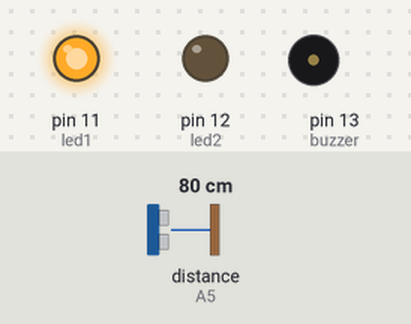
This sketch was run on a simulated Arduino Uno, built with avr-gcc and run on an emulated ATmega328P. On the bench: output pins drawn as LEDs (lit = HIGH), buzzer (waves = sounding, pin HIGH). Wiring (inferred from the names in the program): ultrasonic range finder: trigger pin 10; echo A5. The test bench sets the inputs (shaded band); at power-on: distance to the obstacle (sensor on A5) 80 cm. The echo pulse lasts 58.3 µs per cm; pins used as bus, display or sensor lines are not drawn.

Above: at 1.2 s.
1.3 s: distance to the obstacle (sensor on A5) set to 34 cm
2.8 s: distance to the obstacle (sensor on A5) set to 28 cm
At 3.9 s:
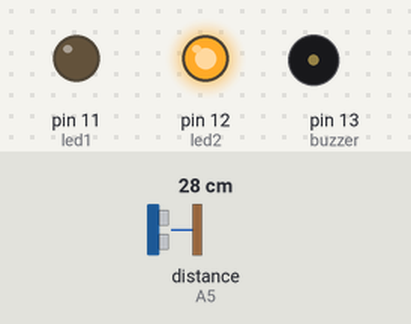
4.3 s: distance to the obstacle (sensor on A5) set to 17 cm
5.8 s: distance to the obstacle (sensor on A5) set to 14 cm
At 6.2 s:
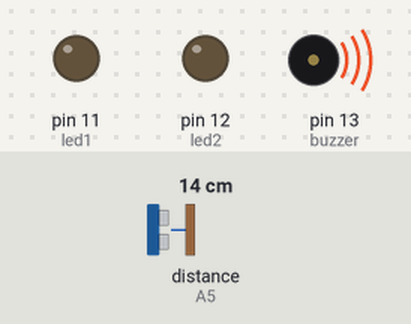
7.3 s: distance to the obstacle (sensor on A5) set to 18 cm
At 8.5 s:
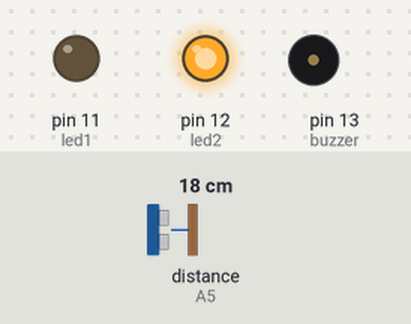
8.8 s: distance to the obstacle (sensor on A5) set to 2 cm
At 9.6 s:
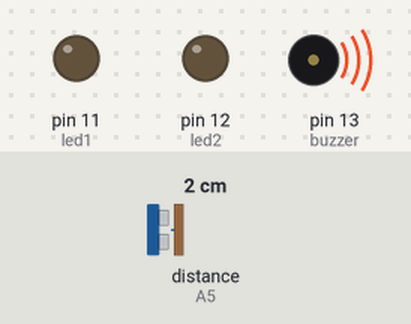
Timing chart, 0 to 11.3 s (numbered marks = the images above; inputs shaded):
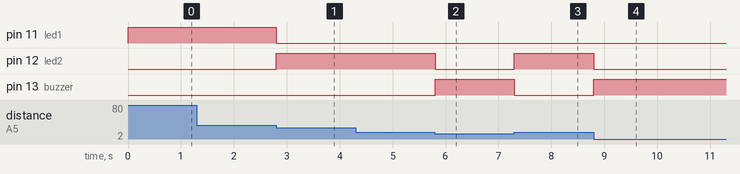

Measured:
- the behaviour switches between 31 and 30 cm on distance to the obstacle (sensor on A5) (found by bisection; images 0 and 1)
- the behaviour switches between 16 and 15 cm on distance to the obstacle (sensor on A5) (found by bisection; images 1 and 2)
- after the input at 1.3 s, every drawn part: stays the same
- after the input at 2.8 s, pin 11 (led1): HIGH → LOW at once; pin 12 (led2): LOW → HIGH at once
- after the input at 4.3 s, every drawn part: stays the same
- after the input at 5.8 s, pin 12 (led2): HIGH → LOW at once; pin 13 (buzzer): LOW → HIGH at once
- after the input at 7.3 s, pin 12 (led2): LOW → HIGH at once; pin 13 (buzzer): HIGH → LOW at once
- after the input at 8.8 s, pin 12 (led2): HIGH → LOW at once; pin 13 (buzzer): LOW → HIGH at once

The sketch:

uzakl_k.ino
```cpp
#define trigpin 10 //Trigpini 10. çıkış olarak ayarlandı.
#define echopin A5 //Echopini A5 giriş olarak ayarlandı.
#define led1 11 //1.LED 11. çıkış olarak ayarlandı.
#define led2 12 //2.LED 12. çıkış olarak ayarlandı.
#define buzzer 13 //Buzzer 13. çıkış olarak ayarlandı.

void setup() {
  pinMode(trigpin,OUTPUT); // Çıkış ve girişler
  pinMode(echopin,INPUT);
  pinMode(led1,OUTPUT);
  pinMode(led2,OUTPUT);
  pinMode(buzzer,OUTPUT);
}

void loop() {
  digitalWrite(trigpin,HIGH); //Trigpininden ses gönderildi
  delayMicroseconds(1000);
  digitalWrite(trigpin,LOW);
  int sure = pulseIn(echopin,HIGH); //Kronometre sure tuttu
  int mesafe = (sure/2)/ 29.1; // Ses iki kere gidip geldiğininden ikiye bölündü ve 29.1 çarpıldı

  if (mesafe > 30) { // Eğer mesafe 30cm'den büyük olursa 1.LED yakıldı

    digitalWrite(led1,HIGH);
    digitalWrite(led2,LOW);
    digitalWrite(buzzer,LOW);
  }
  if ( 30 > mesafe && mesafe > 15){ //Eğer mesafe 30'dan küçük 15'den büyük ise 2.LED yakıldı

    digitalWrite(led2,HIGH);
    digitalWrite(led1,LOW);
    digitalWrite(buzzer,LOW);

    }
  if (mesafe < 15){ // Eğer mesafe 15cm'den küçük olursa buzzer çalıştırıldı.
    digitalWrite(buzzer,HIGH);
    digitalWrite(led1,LOW);
    digitalWrite(led2,LOW);


    }

    }
```
